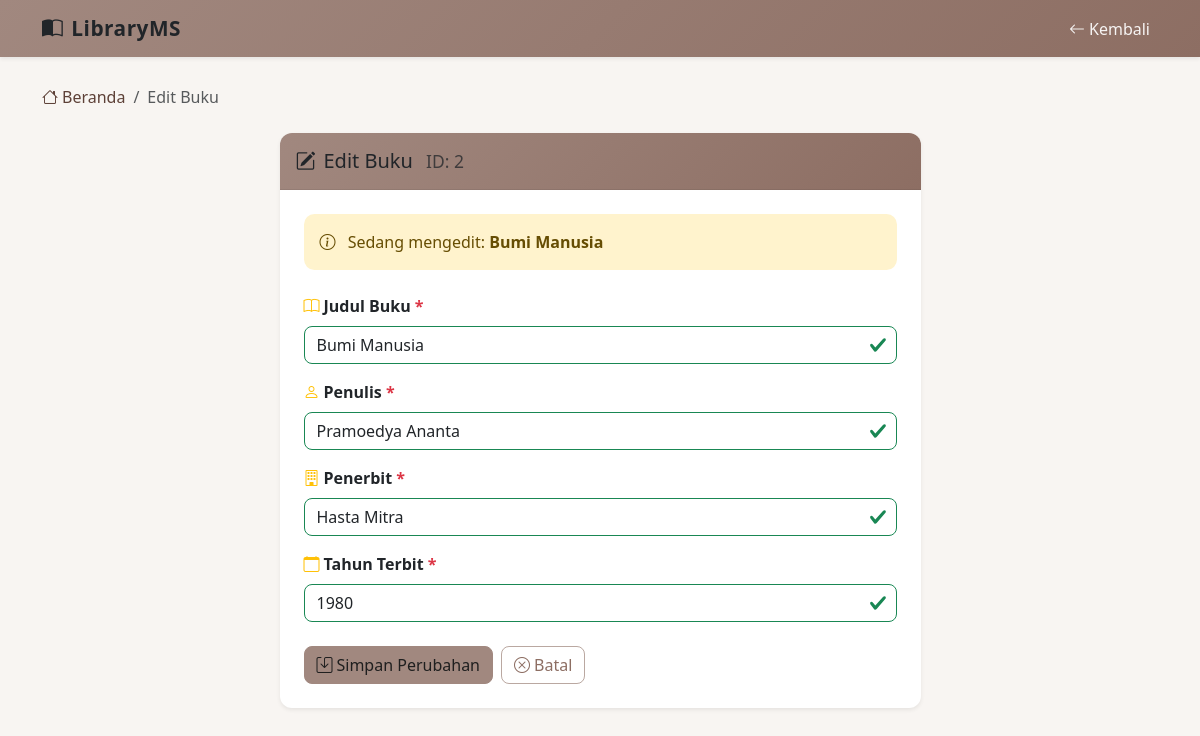
Screenshot of /index.php?action=edit&id=2 with the database file from the repository.
### tables this page shows
CREATE TABLE `books` (
  `id` int(11) NOT NULL,
  `judul` varchar(100) NOT NULL,
  `penulis` varchar(100) NOT NULL,
  `penerbit` varchar(100) NOT NULL,
  `tahun` int(11) NOT NULL,
  `created_at` timestamp NOT NULL DEFAULT current_timestamp()
);

### controllers/BookController.php (called while the page is built, shortened)
<?php
require_once __DIR__ . '/../models/book.php';
class BookController {
    private Book $bookModel;
    public function __construct() {
        $this->bookModel = new Book();
    }
    public function edit(int $id): void {
        $book = $this->bookModel->getById($id);
        $errors = [];
        $old    = $book;
        require_once __DIR__ . '/../views/edit.php';
    }
}

### config/Database.php (called while the page is built, shortened)
<?php
class Database {
    private string $host     = 'localhost';
    private string $username = 'root';
    private string $password = '';
    private string $dbname   = 'library_db';
    private string $charset  = 'utf8mb4';
    private static ?Database $instance = null;
    private mysqli $connection;
    private function __construct() {
        $this->connection = new mysqli(
            $this->host,
            $this->username,
            $this->password,
            $this->dbname
        );
        $this->connection->set_charset($this->charset);
    }
    public static function getInstance(): Database {
        if (self::$instance === null) {
            self::$instance = new Database();
        }
        return self::$instance;
    }
    public function getConnection(): mysqli {
        return $this->connection;
    }
}

### models/Book.php (called while the page is built, shortened)
<?php
require_once __DIR__ . '/../config/database.php';
class Book {
    private mysqli $db;
    private string $table = 'books';
    public function __construct() {
        $this->db = Database::getInstance()->getConnection();
    }
    public function getById(int $id): ?array {
        $sql  = "SELECT * FROM {$this->table} WHERE id = ?";
        $stmt = $this->db->prepare($sql);
        $stmt->bind_param('i', $id);
        $stmt->execute();
        $result = $stmt->get_result();
        $book   = $result->fetch_assoc();
        return $book ?: null;
    }
}

### views/edit.php (the view, shortened to what this page needs)
<!DOCTYPE html>
<html lang="id">
<head>
    <link href="https://cdn.jsdelivr.net/npm/bootstrap@5.3.3/dist/css/bootstrap.min.css" rel="stylesheet">
    <link href="https://cdn.jsdelivr.net/npm/bootstrap-icons@1.11.3/font/bootstrap-icons.css" rel="stylesheet">
    <link href="assets/css/style.css" rel="stylesheet">
</head>
<body class="bg-light">
<nav class="navbar navbar-expand-lg navbar-dark bg-warning shadow-sm">
    <div class="container">
        <a class="navbar-brand fw-bold text-dark" href="index.php">
            <i class="bi bi-book-half me-2"></i>LibraryMS
        </a>
        <div class="navbar-nav ms-auto">
            <a class="nav-link text-dark" href="index.php">
                <i class="bi bi-arrow-left me-1"></i>Kembali
            </a>
        </div>
    </div>
</nav>
<div class="container my-4">
    <nav aria-label="breadcrumb" class="mb-4">
        <ol class="breadcrumb">
            <li class="breadcrumb-item">
                <a href="index.php" class="text-decoration-none">
                    <i class="bi bi-house me-1"></i>Beranda
                </a>
            </li>
            <li class="breadcrumb-item active">Edit Buku</li>
        </ol>
    </nav>
    <div class="row justify-content-center">
        <div class="col-lg-7 col-md-9">
            <div class="card border-0 shadow-sm">
                <div class="card-header bg-warning py-3">
                    <h5 class="mb-0 text-dark">
                        <i class="bi bi-pencil-square me-2"></i>Edit Buku
                        <small class="fw-normal ms-2 opacity-75">ID: <?= $book['id'] ?></small>
                    </h5>
                </div>
                <div class="card-body p-4">
                    <div class="alert alert-warning border-0 mb-4">
                        <i class="bi bi-info-circle me-2"></i>
                        Sedang mengedit: <strong><?= htmlspecialchars($book['judul']) ?></strong>
                    </div>
                    <form method="POST"
                          action="index.php?action=edit&id=<?= $book['id'] ?>"
                          novalidate>
                        <div class="mb-3">
                            <label for="judul" class="form-label fw-semibold">
                                <i class="bi bi-book me-1 text-warning"></i>Judul Buku
                                <span class="text-danger">*</span>
                            </label>
                            <input
                                type="text"
                                class="form-control <?= isset($errors['judul']) ? 'is-invalid' : 'is-valid' ?>"
                                id="judul"
                                name="judul"
                                value="<?= htmlspecialchars($old['judul'] ?? '') ?>"
                                placeholder="Judul buku"
                                maxlength="100"
                            >
                        </div>
                        <div class="mb-3">
                            <label for="penulis" class="form-label fw-semibold">
                                <i class="bi bi-person me-1 text-warning"></i>Penulis
                                <span class="text-danger">*</span>
                            </label>
                            <input
                                type="text"
                                class="form-control <?= isset($errors['penulis']) ? 'is-invalid' : 'is-valid' ?>"
                                id="penulis"
                                name="penulis"
                                value="<?= htmlspecialchars($old['penulis'] ?? '') ?>"
                                placeholder="Nama penulis"
                                maxlength="100"
                            >
                        </div>
                        <div class="mb-3">
                            <label for="penerbit" class="form-label fw-semibold">
                                <i class="bi bi-building me-1 text-warning"></i>Penerbit
                                <span class="text-danger">*</span>
                            </label>
                            <input
                                type="text"
                                class="form-control <?= isset($errors['penerbit']) ? 'is-invalid' : 'is-valid' ?>"
                                id="penerbit"
                                name="penerbit"
                                value="<?= htmlspecialchars($old['penerbit'] ?? '') ?>"
                                placeholder="Nama penerbit"
                                maxlength="100"
                            >
                        </div>
                        <div class="mb-4">
                            <label for="tahun" class="form-label fw-semibold">
                                <i class="bi bi-calendar me-1 text-warning"></i>Tahun Terbit
                                <span class="text-danger">*</span>
                            </label>
                            <input
                                type="number"
                                class="form-control <?= isset($errors['tahun']) ? 'is-invalid' : 'is-valid' ?>"
                                id="tahun"
                                name="tahun"
                                value="<?= htmlspecialchars($old['tahun'] ?? '') ?>"
                                min="1900"
                                max="<?= date('Y') ?>"
                            >
                        </div>
                        <div class="d-flex gap-2">
                            <button type="submit" class="btn btn-warning">
                                <i class="bi bi-save me-1"></i>Simpan Perubahan
                            </button>
                            <a href="index.php" class="btn btn-outline-secondary">
                                <i class="bi bi-x-circle me-1"></i>Batal
                            </a>
                        </div>
                    </form>
                </div>
            </div>
        </div>
    </div>
</div>
</body>
</html>

### css/style.css (style rules this page uses)
:root { --primary: #5D4037; --secondary: #8D6E63; --cream: #F8F5F2; --accent: #A1887F; --shadow-1: 0 8px 25px rgba(0, 0, 0, 0.12); }
.container.my-4 { margin-top: 1.75rem !important; margin-bottom: 1.75rem !important; }
body { font-family: 'Segoe UI', system-ui, -apple-system, sans-serif; min-height: 100vh; display: flex; flex-direction: column; background: var(--cream) !important; color: #2b2b2b; }
.bg-light { background-color: var(--cream) !important; }
.navbar-brand { font-size: 1.3rem; letter-spacing: 0.5px; }
.navbar.bg-warning { background: linear-gradient(135deg, var(--accent), var(--secondary)) !important; }
.navbar .nav-link { color: rgba(255, 255, 255, 0.92) !important; }
.btn { font-weight: 500; border-radius: 0.5rem; transition: all 0.2s ease; }
.btn-outline-secondary { color: var(--secondary) !important; border-color: rgba(141, 110, 99, 0.6) !important; }
.btn-warning { background-color: var(--accent) !important; border-color: var(--accent) !important; color: #1f1f1f !important; }
.form-control { border-radius: 0.5rem; border: 1.5px solid rgba(120, 120, 120, 0.25); transition: border-color 0.2s ease, box-shadow 0.2s ease; background-color: #fff; }
.form-control.is-valid { border-color: #198754; }
.card { border-radius: 0.75rem; overflow: hidden; }
.card-header { border-bottom: 1px solid rgba(0, 0, 0, 0.08); }
.alert { border-radius: 0.65rem; border: none; }
.breadcrumb-item a { color: var(--primary) !important; }
.card-header.bg-warning { background: linear-gradient(135deg, var(--accent), var(--secondary)) !important; color: #1f1f1f !important; }

### rows the page displays
books: id "2", judul "Bumi Manusia", penulis "Pramoedya Ananta", penerbit "Hasta Mitra", tahun "1980"
